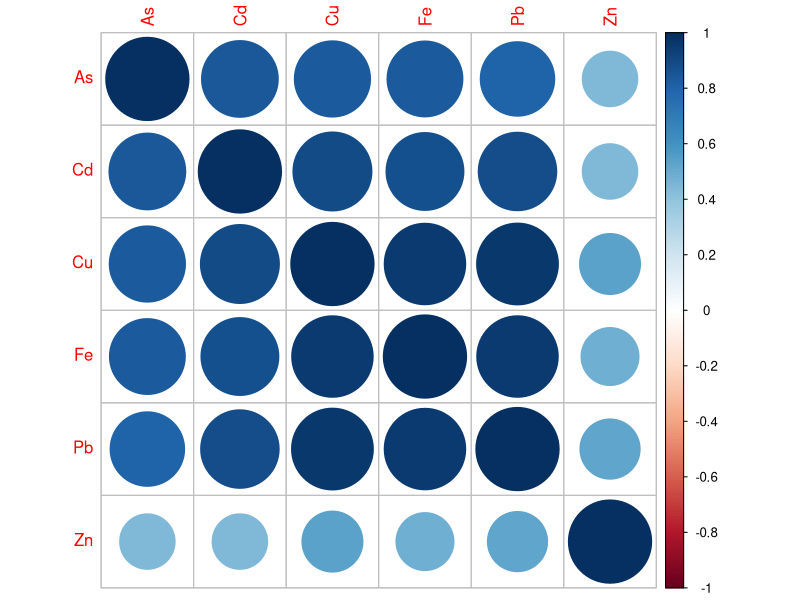
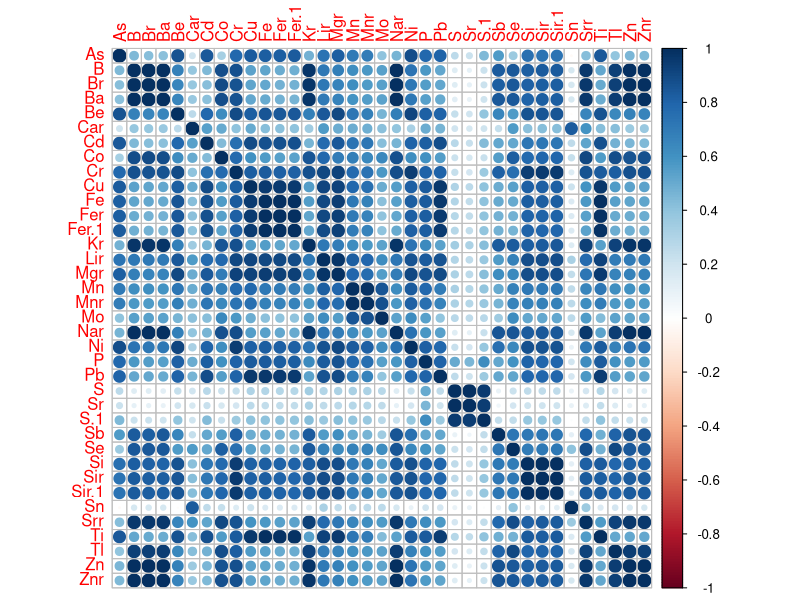

Write R code to recreate these figures, in order.
library("corrplot")                               # Load corrplot

library(tidyverse)
library(readr)
library(plyr)
library(dplyr)

alldata <- data.frame(read.csv("2_incremental/20220313_STANDING_CROP.csv"))

names(alldata)

COR.DF<-as.data.frame(na.omit(alldata[,c(13,19,22,25,35,49)]))

names(COR.DF)<- c("As","Cd","Cu","Fe","Pb","Zn")

cor(COR.DF)

corrplot(cor(COR.DF), method = "circle", lwd=2) 


COR.DF2<-as.data.frame(na.omit(alldata[,c(13:49)]))

cor(COR.DF2)

corrplot(cor(COR.DF2), method = "circle", lwd=2) 